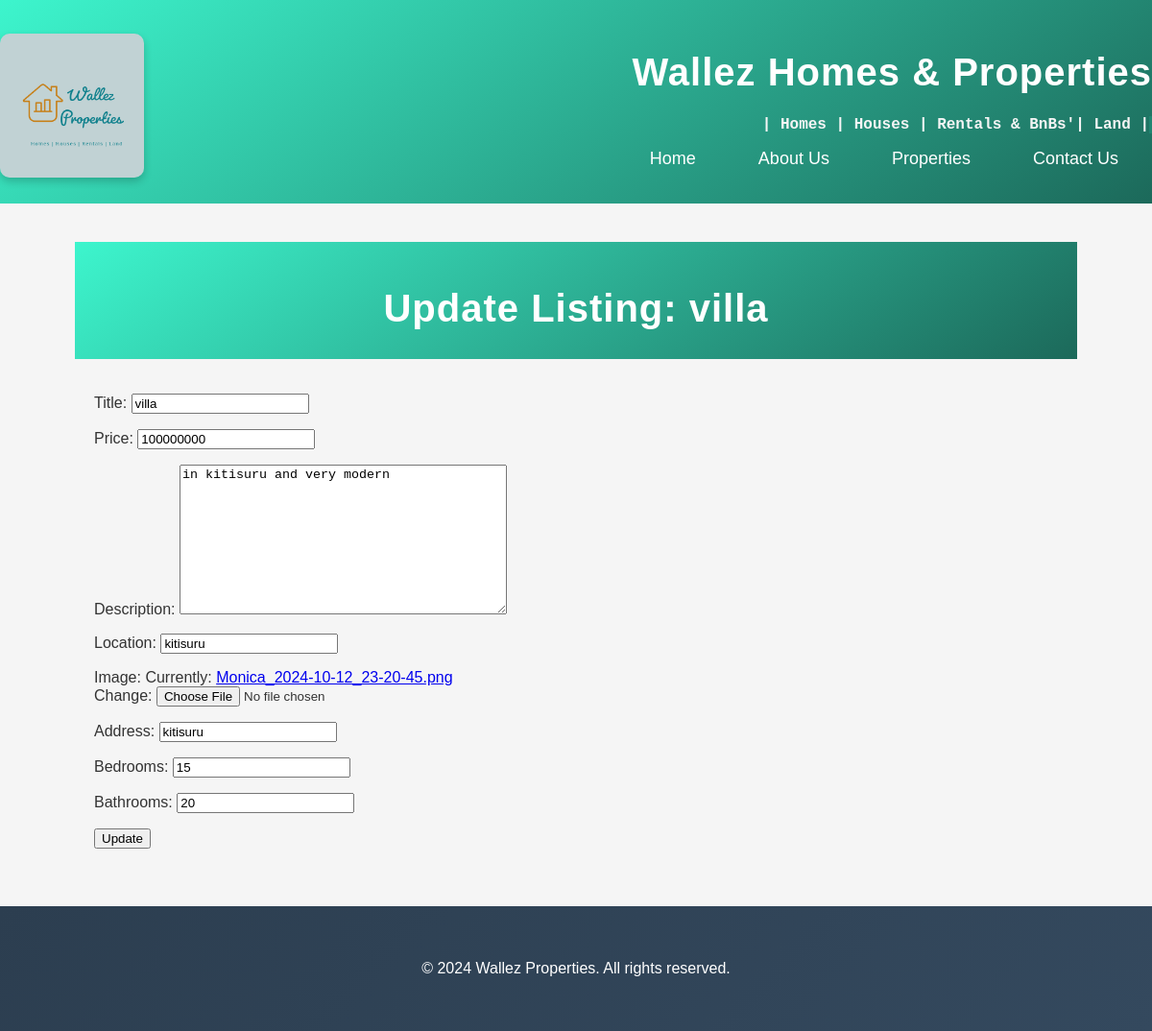
/listing/update/2/, run on the app's committed database.
### property/models.py (models this page shows, shortened)
class Listings(models.Model):
    title = models.CharField(max_length=255)
    price = models.IntegerField()
    description = models.TextField()
    location = models.CharField(max_length=255)
    image = models.ImageField(upload_to='images/')
    address = models.CharField(max_length=255)
    bedrooms = models.IntegerField()
    bathrooms = models.IntegerField()

### property/views.py (the view)
# urls.py: path('listing/update/<int:pk>/', views.listing_update, name='listing_update'),  # Update an existing listing
def listing_update(request, pk):
    listing = get_object_or_404(Listings, id=pk)
    if request.method == 'POST':
        form = ListingForm(request.POST, instance=listing)
        if form.is_valid():
            form.save()
            return redirect('home')
    else:
        form = ListingForm(instance=listing)
    context = {"form": form, "listing": listing}
    return render(request, 'listing_update.html', context)

### property/forms.py
class ListingForm(ModelForm):
    class Meta:
        model = Listings
        fields = '__all__'  # Include all fields from the model

### property/templates/listing_update.html (shortened to what this page needs)
{% extends 'base.html' %}
{% load static %}
{% block content %}
<!DOCTYPE html>
<html lang="en">
<head>
    <link rel="stylesheet" href="{% static 'base.css' %}">
</head>
<body>
    <header class="header">
        <h1 class="header-title">Update Listing: {{ listing.title }}</h1>
    </header>
    <main class="main-content">
        <form method="post" enctype="multipart/form-data">
            {{ form.as_p }}
            <button type="submit">Update</button>
        </form>
    </main>
</body>
</html>
{% endblock %}

### property/static/base.css (style rules this page uses)
body { font-family: 'Arial', sans-serif; }
.header { background: linear-gradient(145deg, #3df5cd, #1c695a); color: #fff; padding: 20px 0; }
.header-title { animation-name: slideInRight; animation-duration: 1s; animation-timing-function: ease-in; animation-delay: 0s; animation-fill-mode: forwards; animation-iteration-count: 1; animation-direction: normal; font-size: 40px; margin-bottom: 10px; letter-spacing: 1px; transition: transform 0.5s; }

### property/static/contact.css (style rules this page uses)
body { font-family: 'Open Sans', sans-serif; margin: 0; padding: 0; background-color: #f5f5f5; color: #333; }

### property/static/home.css (style rules this page uses)
body { font-family: 'Open Sans', sans-serif; margin: 0; padding: 0; color: #333; background-color: #f4f4f4; }
.main-content { max-width: 1200px; margin: 0 auto; padding: 20px; }

### property/static/about.css (style rules this page uses)
body { font-family: 'Open Sans', sans-serif; margin: 0; padding: 0; background-color: #f5f5f5; color: #333; }

### property/static/details.css (style rules this page uses)
.header { background: linear-gradient(145deg, #3df5cd, #1c695a); color: white; padding: 20px; text-align: center; }
.header-title { font-size: 2.5em; font-weight: bold; }

### data on the page
Listings: title "villa", price "100000000", description "in kitisuru and very modern", location "kitisuru", address "kitisuru", bedrooms "15", bathrooms "20"
